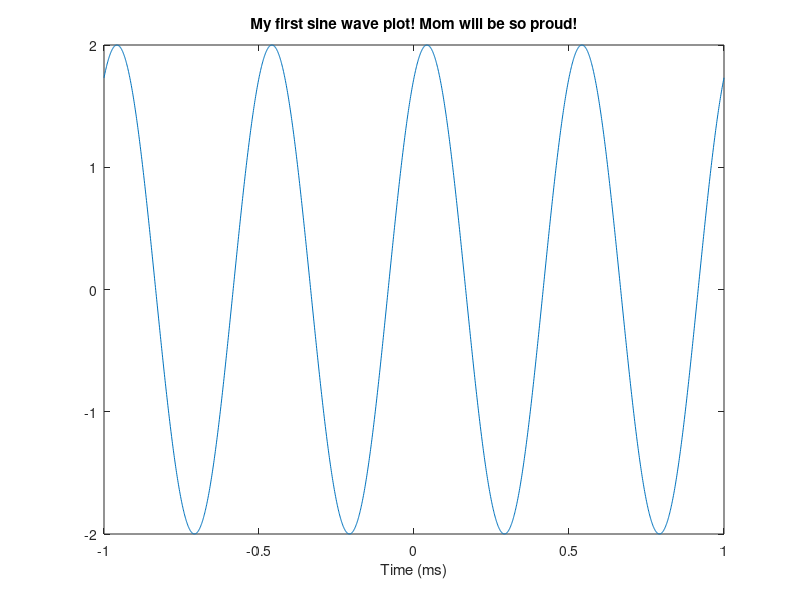
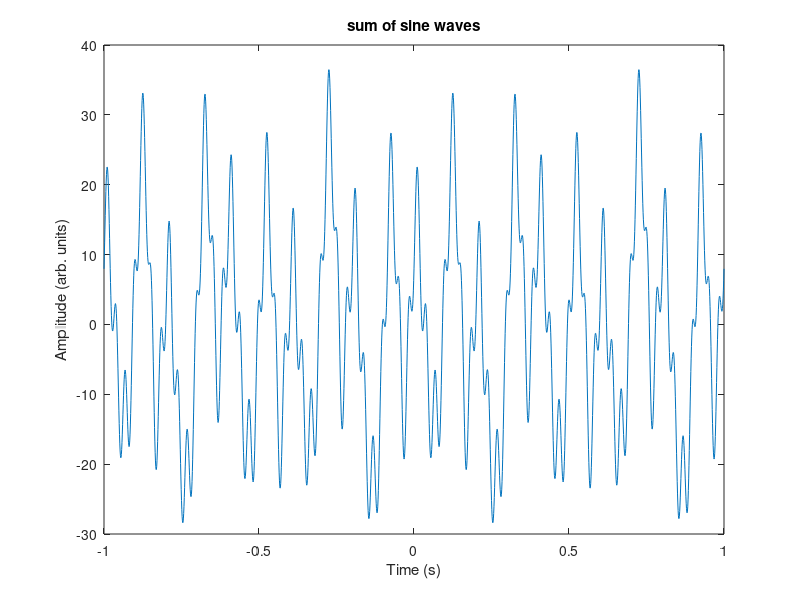
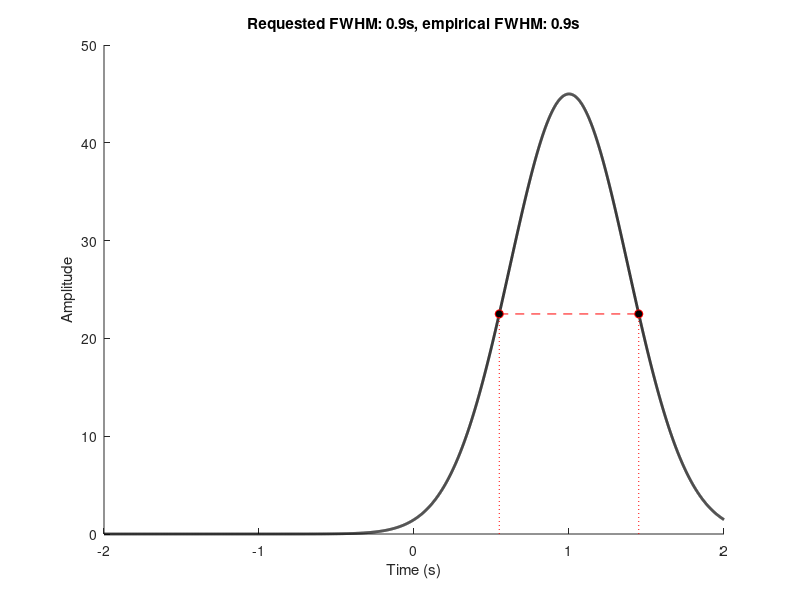

Recreate these plots in MATLAB, in order.
%% Sine waves

% define variables
freq = 2; % freq in Hz
srate = 1000; % (1 second)
time = -1:1/srate:1;
ampl = 2;
phase = pi/3;

% create sinewave
sinewave = ampl * sin(2*pi*freq*time + phase);

plot(time, sinewave)
% optional prettification of the plot
%set(gca,'xlim',[-1.1 1.1],'ylim',[-1.1 1.1]); 
xlabel('Time (ms)')
title('My first sine wave plot! Mom will be so proud!')

%% the sum of sine waves can appear like a complicated time series

% create a few sine waves and sum

% define a sampling rate
srate = 1000;

% list some frequencies
frex = [ 3   10   5   15   35 ];

% list some random amplitudes... make sure there are the same number of
% amplitudes as there are frequencies!
amplit = [ 5   15   10   5   7 ];

% phases... list some random numbers between -pi and pi
phases = [  pi/7  pi/8  pi  pi/2  -pi/4 ];

% define time...
time = -1:1/srate:1;


% now we loop through frequencies and create sine waves
sine_waves = zeros(length(frex),length(time));
for fi=1:length(frex)
    sine_waves(fi,:) = amplit(fi) * sin(2*pi*time*frex(fi) + phases(fi));
end

% now plot the result
figure(2), clf
plot(time,sum(sine_waves))
title('sum of sine waves')
xlabel('Time (s)'), ylabel('Amplitude (arb. units)')


% now plot each wave separately
figure(3), clf
for fi=1:length(frex)
    subplot(length(frex),1,fi)
    plot(time, sine_waves(fi, :))
    axis([ time([1 end]) -max(amplit) max(amplit) ])
end

%% Gaussian

% simulation parameters
time  = -2:1/1000:2;
ptime = 1;  % peak time 
ampl  = 45; % amplitude
fwhm  = .9;

% Gaussian
gwin = ampl * exp( -(4*log(2) * (time-ptime).^2) / fwhm^2);

% empirical FWHM
gwinN   = gwin./max(gwin);
midp    = dsearchn(time', ptime);
pst5    = midp-1+dsearchn(gwinN(midp:end)',.5);
pre5    = dsearchn(gwinN(1:midp)',.5);
empfwhm = time(pst5) - time(pre5);


figure(3), clf, hold on
plot(time,gwin,'k','linew',2)
plot(time([pre5 pst5]),gwin([pre5 pst5]),'ro--','markerfacecolor','k')
plot(time([pre5 pre5]),[0 gwin(pre5)],'r:')
plot(time([pst5 pst5]),[0 gwin(pst5)],'r:')
title([ 'Requested FWHM: ' num2str(fwhm) 's, empirical FWHM: ' num2str(empfwhm) 's' ])
xlabel('Time (s)'), ylabel('Amplitude')
